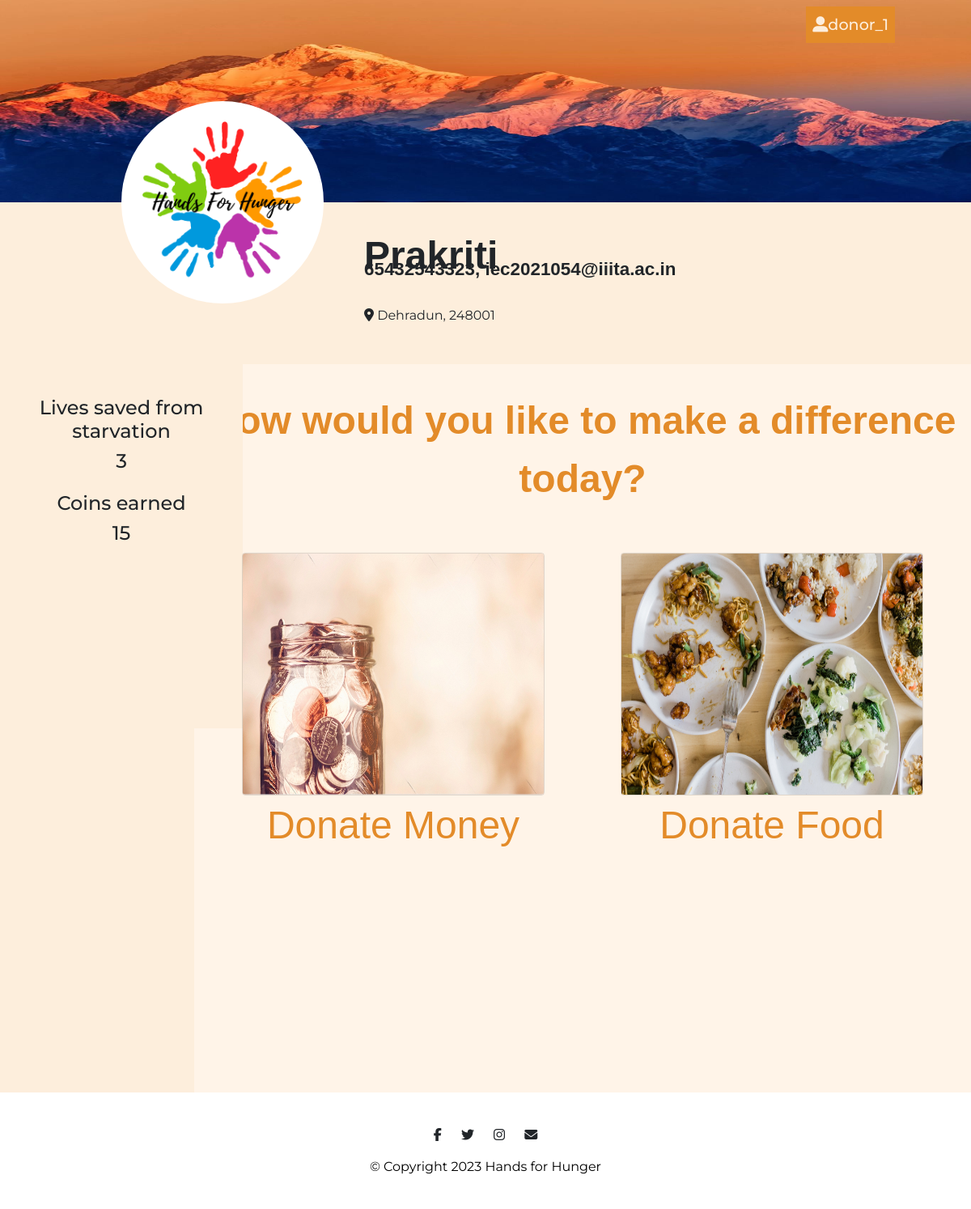
The page /donor_home/ (signed in) on the database its author committed.
### inventory/models.py (models this page shows, shortened)
class donor(AbstractUser):
    donor_name = models.CharField(max_length=255)
    email = models.EmailField(max_length=95)
    phone_no = models.IntegerField(default=123456789)
    points = models.PositiveBigIntegerField(default=0)
    longitude = models.DecimalField(decimal_places=10,max_digits=15,default=0.000)
    latitude = models.DecimalField(decimal_places=10,max_digits=15,default=0.000)
    pincode = models.ForeignKey(pincode, on_delete=models.CASCADE,null=True)
    is_ngo = models.BooleanField(default=False)
    groups = models.ManyToManyField(Group, related_name='donor_groups')
    user_permissions = models.ManyToManyField(
        Permission,
        related_name='donor_user_permissions',
    )
    objects = DonorManager()

class pincode(models.Model):
    code = models.IntegerField(default=248001)
    city = models.CharField(max_length=250,default="es")
    state= models.CharField(max_length=250,default="qw")

### auth1/views.py (the view)
# urls.py: path("donor_home/", views.donor_home.as_view(), name="donor_home"),
class donor_home(TemplateView):
    template_name = "d_h.html"
    def get_context_data(self, **kwargs):
        context = super().get_context_data(**kwargs)
        context["title"] = "HandsForHunger | Home"
        return context

### auth1/templates/d_h.html (shortened to what this page needs)
{% load static %}
<!DOCTYPE html>
<html>
<head>
  <link rel="stylesheet" href="https://cdn.jsdelivr.net/npm/bootstrap@4.6.2/dist/css/bootstrap.min.css">
  <link rel="stylesheet" href="{% static 'css/styles1.css' %}">
</head>
<body>
    <section id="title-img">
        <div class="title row row-2">
            <div class="parent col-lg-12">
                <div class="inside container-fluid">
                    <nav class="navbar navbar-expand-lg navbar-dark">
                      <div class="collapse navbar-collapse" id="navbarSupportedContent">
                          <ul class="navbar-nav ml-auto">
                              <li class="nav-item">
                                <div class="dropdown">
                                    <button class="nav-link dropbtn"><i class='fas fa-user-alt'></i>{{ user.donor_name }}</button>
                                </div>
                              </li>
                          </ul>
                      </div>
                    </nav>
                  </div>
                <img class="image1 title-image" height="250px" src="\static/images/mountain.jpeg" alt="mountain-mockup">
                <img class="image2" id="pp" src="\static\images\Hands For Hunger.png" alt="Profile pic">
                <h2 class="name">{{ user.username }}</h2>
                <h3 class="prof">{{ user.phone_no }}, {{ user.email }}</h3>
                <h4 class="addr"><i class='fas fa-map-marker-alt'></i> {{ user.pincode.city }}, {{ user.pincode.code }}</h4>
            </div>
        </div>
    </section>
    <section id="middle">
        <div class="mid float-container">
            <div class="float-child-1">
                <div class="data">
                  <div id="number" style="color: transparent;">{{user.points}}</div>
                    <div class="ach">
                      <h4>Lives saved from starvation</h4>
                        <h4><div id="result"></div></h4>
                    </div>
                    <h4>Coins earned</h4>
                    <h4>{{ user.points }}</h4>
                    <div class="ach">
                    </div>
                </div>
            </div>
            <div class="float-child-2">
                <div class="tab">
                    <button class="tablinks active" onclick="openopt(event, 'Donate')"></button>
                </div>
                <div id="Donate" class="tabcontent active">
                    <div class="container-right row row-1">
                        <h1 class="qn">How would you like to make a difference today?</h1>
                        <div class="column">
                          <a >
                            <img class="card" src="\static\images\c3.png" alt="food" style="width:100%">
                            <div class="imgb">
                              <button class="imgButton1" onclick="openPopup()">Donate Money</button>
                            </div>
                          </a>
                        </div>
                        <div class="column">
                          <a href="{% url 'add_donation' %}">
                            <img class="card" src="\static\images\c1.png" alt="money" style="width:100%">
                            <div class="imgb">
                                <button class="imgButton1">Donate Food</button>
                            </div>
                          </a>
                        </div>
                    </div>
                  </div>
        </div>
      </section>
  <footer class="white-section" id="footer">
    <div class="container-fluid-1">
      <i class="social-icon fab fa-facebook-f"></i>
      <i class="social-icon fab fa-twitter"></i>
      <i class="social-icon fab fa-instagram"></i>
      <i class="social-icon fas fa-envelope"></i>
      <p>© Copyright 2023 Hands for Hunger</p>
    </div>
  </footer>
</body>
</html>

### auth1/static/css/styles1.css (style rules this page uses)
body { font-family: 'Montserrat' , sans-serif; }
.container-fluid { padding: 2% 5% 2%; }
h1 { font-family: 'Montserrat', sans-serif; font-weight: 900; font-size: 3.5rem; line-height: 1.5; }
h2 { font-family: 'Montserrat' , sans-serif; font-weight: bold; font-size: 3rem; line-height: 1.5; }
h3 { font-family: 'Montserrat' , sans-serif; font-weight: 700; text-align: center; padding-bottom: 3%; padding-top: 7%; }
p { color: #000; }
#title-img { width: 100%; }
.title-image { position: relative; background-size: cover; background-position: center; width: 100%; z-index: 0; }
.inside { position: absolute; z-index: 1; }
.inside .dropbtn { background-color: transparent; }
.container-fluid { padding: 0% 5% 0%; }
.title { width: auto; background-color: #FDEEDC; height: 450px; }
#pp { border-radius: 50%; background-color: #fff; object-fit: scale-down; object-position: center; border: 6px solid #fff; }
.parent { position: relative; top: 0; left: 0; }
.image1 { position: relative; top: 0; left: 0; }
.image2 { width: 250px; object-fit: scale-down; position: absolute; top: 125px; left: 150px; border: 1px solid #fff; }
.name { font-weight: 700; font-family: Arial, Helvetica, sans-serif; position: absolute; top: 280px; left: 450px; font-size: 3rem; }
.prof { font-weight: 600; font-size: 1.4rem; font-family: Arial, Helvetica, sans-serif; position: absolute; top: 236px; left: 450px; }
.addr { font-weight: 400; font-size: 1rem; position: absolute; top: 380px; left: 450px; }
.row { margin-left: 0%; margin-right: 0%; }
.col-lg-12 { padding-left: 0%; padding-right: 0%; }
.float-container { padding: 0; }
.float-child-1 { height: 900px; background-color: #FDEEDC; width: 20%; float: left; padding: 0; }
.float-child-2 { height: 900px; background-color: #FFF4E8; width: 80%; float: left; padding: 0; }
.mid { background-color: #FFF4E8; height: 900px; }
.data { position: absolute; background-color: #FDEEDC; width: 300px; height: 450px; text-align: center; }
.ach { padding-top: 1rem; padding-bottom: 1rem; font-size: 1.5rem; }
h4 { font-size: 1.5rem; }
.qn { color: #E38B29; text-align: center; font-size: 3rem; font-weight: 900; font-family: Arial, Helvetica, sans-serif; }
.column { flex: 33.33%; padding: 5%; padding-bottom: 0%; }
.card { height: 300px; width: 150px; background: transparent; background-image: none; }
.imgb { text-align: center; }
.imgButton1 { outline: none; border: none; text-align: center; color: #E38B29; border: none; font-family: Arial, Helvetica, sans-serif; font-weight: 500; font-size: 3rem; background-color: transparent; }
.dropbtn { color: white; padding-top: 8px; font-size: 16px; border: none; }
.dropdown { background-color: #E38B29; position: relative; display: inline-block; }
.tab { overflow: hidden; display: flex; justify-content: space-between; background-color: #FDEEDC; text-align: center; }
.tab button { flex: 1; text-align: center; background-color: inherit; float: left; border: none; outline: none; cursor: pointer; padding: 14px 16px; transition: 0.3s; font-size: 17px; }
.tab button.active { background-color: #FFF4E8; }
.tabcontent { display: none; padding: 6px 12px; border-top: none; }
.nav-item { padding: 0 18px; }
.nav-link { font-family: 'Montserrat'; font-weight: 500; -webkit-text-fill-color: #FDEEDC; font-size: 1.2rem; }
#footer { text-align: center; background-color: #fff; }
.container-fluid-1 { padding: 2% 5% 2%; }
.social-icon { margin: 20px 10px; }

### rows shown on the page
donor: donor_name "donor_1", username "Prakriti", phone_no "65432543323", email "iec2021054@iiita.ac.in", pincode.city "Dehradun", pincode.code "248001", points "15"
